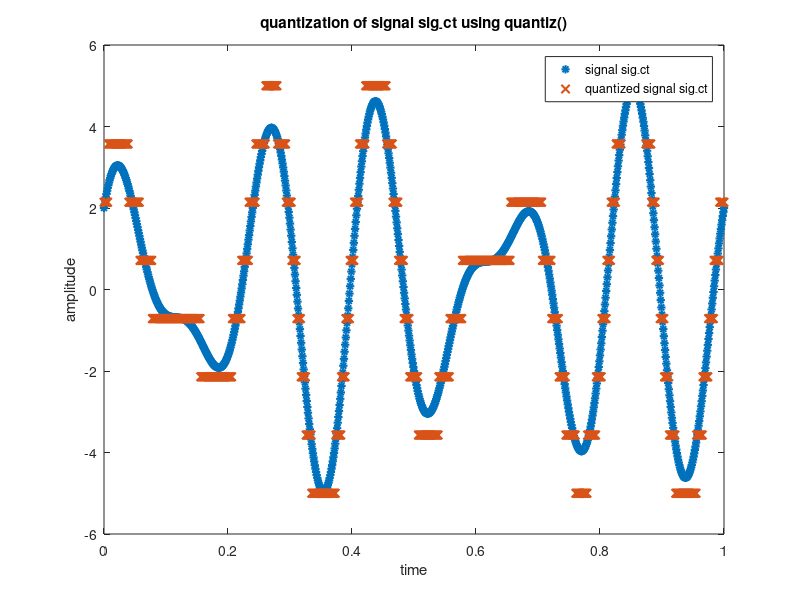

Source code (MATLAB):
% Shadril Hassan Shifat
% ID: 20-42451-1
% Data Communication Lab - Mid Term Assignment(1)
% ID = AB-CDEFG-H

clc;
clear all;
close all;
%ID= 20-42451-1
A=2;
B=0;
C=4;
D=2;
E=4;
F=5;
G=1;
H=1;

a1=G+2;
a2=G+1;
f1=G+4;
f2=G+6;

fs = 1000; %sampling frequency
t = 0:1/fs:1; % time array

sig_ct = a1*sin(2*pi*f1*t) + a2*cos(2*pi*f2*t);%original signal
%quantization using matlab built-in quantiz() 
p= linspace(-3.75,3.75,7);
c= linspace(-5,5,8); %
[i,q]= quantiz(sig_ct,p,c);
%plot
plot(t,sig_ct,'*','linewidth',1.5);
hold  on;
plot(t,q,'x','linewidth',1.5);
xlabel('time');
ylabel('amplitude');
title('quantization of signal sig_-ct using quantiz()');
legend('signal sig_-ct','quantized signal sig_-ct');